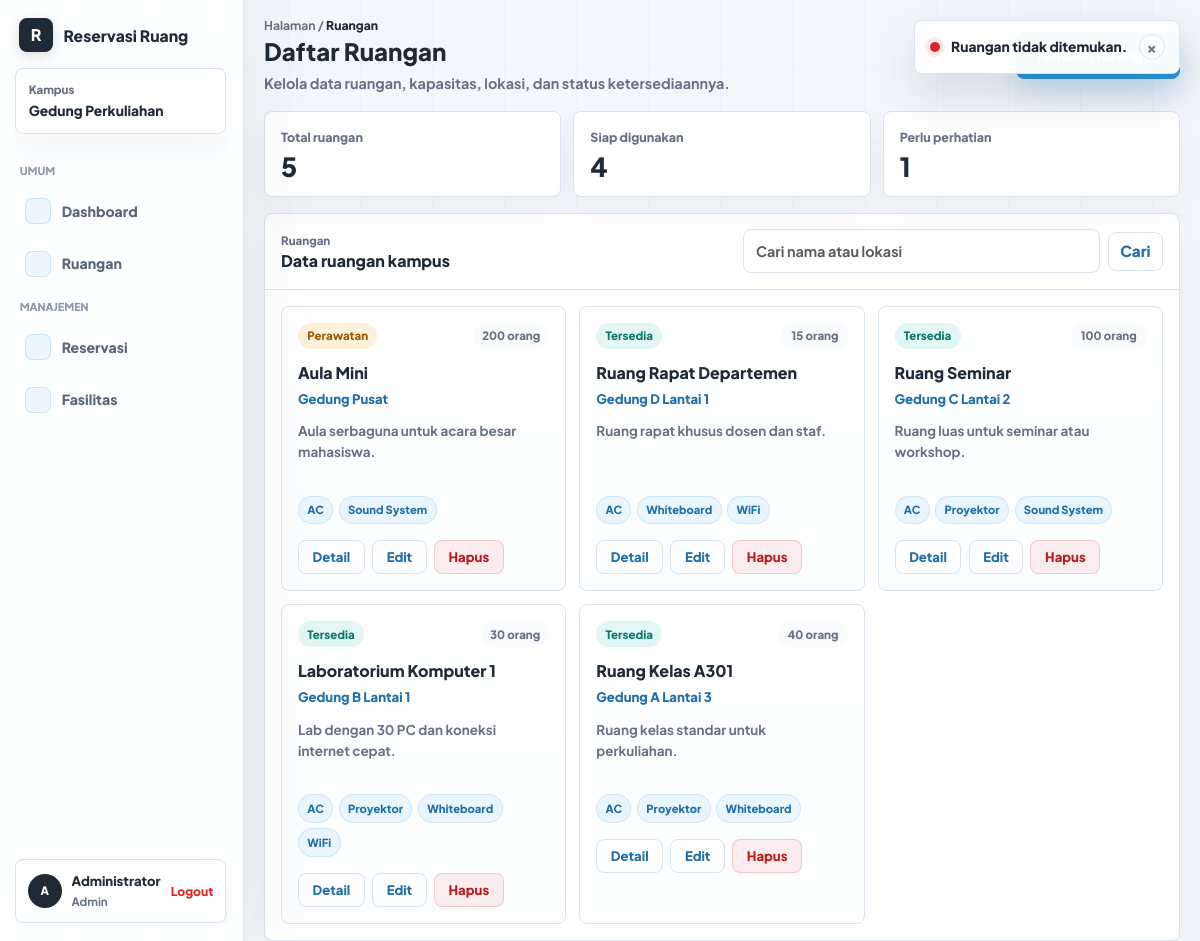
The app's page /pages/rooms.php?error=not_found (signed in) with its own data.
### tables this page shows
CREATE TABLE rooms (
    id INT AUTO_INCREMENT PRIMARY KEY,
    room_name VARCHAR(100) NOT NULL,
    location VARCHAR(150) NOT NULL,
    capacity INT NOT NULL,
    description TEXT NULL,
    status ENUM('available','maintenance','unavailable') NOT NULL DEFAULT 'available',
    created_at TIMESTAMP DEFAULT CURRENT_TIMESTAMP
);

### includes/auth.php (called while the page is built, shortened)
<?php
function is_logged_in() {
    return isset($_SESSION['user_id']);
}
function is_admin() {
    return is_logged_in() && isset($_SESSION['role']) && $_SESSION['role'] === 'admin';
}

### includes/helpers.php (called while the page is built, shortened)
<?php
function e($value)
{
    return htmlspecialchars((string) $value, ENT_QUOTES, 'UTF-8');
}
function base_path()
{
    return '/uas_ppw_s2/';
}
function url($path = '')
{
    return base_path() . ltrim($path, '/');
}

### includes/room_helpers.php (called while the page is built, shortened)
<?php
function bind_params_if_needed($stmt, $types, $params)
{
    if ($types === '' || empty($params)) {
        return;
    }
    $refs = [];
    foreach ($params as $key => $value) {
        $refs[$key] = &$params[$key];
    }
    mysqli_stmt_bind_param($stmt, $types, ...$refs);
}
function fetch_one($conn, $sql, $types = '', $params = [])
{
    $stmt = mysqli_prepare($conn, $sql);
    mysqli_stmt_execute($stmt);
    $result = mysqli_stmt_get_result($stmt);
    return mysqli_fetch_assoc($result) ?: null;
}
function fetch_all_rows($conn, $sql, $types = '', $params = [])
{
    $stmt = mysqli_prepare($conn, $sql);
    bind_params_if_needed($stmt, $types, $params);
    mysqli_stmt_execute($stmt);
    $result = mysqli_stmt_get_result($stmt);
    return mysqli_fetch_all($result, MYSQLI_ASSOC);
}
function fetch_count($conn, $sql, $types = '', $params = [])
{
    $row = fetch_one($conn, $sql, $types, $params);
    return (int) ($row['total'] ?? 0);
}
function room_status_label($status)
{
    $labels = [
        'available' => 'Tersedia',
        'maintenance' => 'Perawatan',
        'unavailable' => 'Tidak Tersedia',
    ];
    return $labels[$status] ?? ucfirst((string) $status);
}
function clean_facility_ids($facilityIds)
{
    $cleanIds = [];
    foreach ($facilityIds as $facilityId) {
        $id = (int) $facilityId;
        if ($id > 0) {
            $cleanIds[$id] = $id;
        }
    }
    return array_values($cleanIds);
}
function fetch_room_facility_map($conn, $roomIds)
{
    $roomIds = clean_facility_ids($roomIds);
    $placeholders = implode(',', array_fill(0, count($roomIds), '?'));
    $types = str_repeat('i', count($roomIds));
    $rows = fetch_all_rows(
        $conn,
        "SELECT room_facilities.room_id, facilities.facility_name
         FROM room_facilities
         INNER JOIN facilities ON facilities.id = room_facilities.facility_id
         WHERE room_facilities.room_id IN ($placeholders)
         ORDER BY facilities.facility_name ASC",
        $types,
        $roomIds
    );
    $facilityMap = [];
    foreach ($rows as $row) {
        $facilityMap[(int) $row['room_id']][] = $row['facility_name'];
    }
    return $facilityMap;
}

### pages/rooms.php (the view, shortened to what this page needs)
<?php
require_once __DIR__ . '/../includes/helpers.php';
require_once __DIR__ . '/../includes/auth.php';
require_once __DIR__ . '/../includes/room_helpers.php';
$isAdmin = is_admin();
$query = trim($_GET['q'] ?? '');
$page = max(1, (int) ($_GET['page'] ?? 1));
$perPage = 6;
$offset = ($page - 1) * $perPage;
$message = $_GET['message'] ?? '';
$error = $_GET['error'] ?? '';
$whereSql = '';
$types = '';
$params = [];
$totalRooms = fetch_count($conn, "SELECT COUNT(*) AS total FROM rooms $whereSql", $types, $params);
$rooms = fetch_all_rows(
    $conn,
    "SELECT id, room_name, location, capacity, description, status
     FROM rooms
     $whereSql
     ORDER BY created_at DESC, id DESC
     LIMIT ? OFFSET ?",
    $types . 'ii',
    array_merge($params, [$perPage, $offset])
);
$roomIds = array_column($rooms, 'id');
$roomFacilityMap = fetch_room_facility_map($conn, $roomIds);
$availableRooms = fetch_count($conn, "SELECT COUNT(*) AS total FROM rooms WHERE status = 'available'");
$maintenanceRooms = fetch_count($conn, "SELECT COUNT(*) AS total FROM rooms WHERE status <> 'available'");
$messages = [
    'created' => 'Ruangan berhasil ditambahkan.',
    'updated' => 'Data ruangan berhasil diperbarui.',
    'deleted' => 'Ruangan berhasil dihapus.',
];
$errors = [
    'not_found' => 'Ruangan tidak ditemukan.',
    'has_reservations' => 'Ruangan tidak dapat dihapus karena sudah memiliki data reservasi.',
    'delete_failed' => 'Ruangan gagal dihapus.',
];
require_once __DIR__ . '/../includes/header.php';
?>
<main class="dashboard-page">
    <div class="dashboard-shell">
        <header class="content-topbar">
            <div>
                <span class="dashboard-crumb">Halaman / <strong>Ruangan</strong></span>
                <h1>Daftar Ruangan</h1>
                <p><?= $isAdmin ? 'Kelola data ruangan, kapasitas, lokasi, dan status ketersediaannya.' : 'Pilih ruangan yang siap digunakan, lalu ajukan jadwal pemakaian.'; ?></p>
            </div>
            <?php if ($isAdmin): ?>
                <a href="<?= url('pages/room-create.php'); ?>" class="btn btn-primary">Tambah Ruangan</a>
            <?php endif; ?>
        </header>
        <?php if (isset($messages[$message]) || isset($errors[$error])): ?>
            <div class="toast-stack" aria-live="polite" aria-atomic="true">
                <?php if (isset($errors[$error])): ?>
                    <div class="app-toast toast-danger" data-toast>
                        <span class="toast-icon"></span>
                        <p><?= e($errors[$error]); ?></p>
                        <button type="button" aria-label="Tutup notifikasi" data-toast-close>&times;</button>
                    </div>
                <?php endif; ?>
            </div>
        <?php endif; ?>
        <section class="room-summary-grid" aria-label="Ringkasan ruangan">
            <article>
                <span>Total ruangan</span>
                <strong><?= e($totalRooms); ?></strong>
            </article>
            <article>
                <span>Siap digunakan</span>
                <strong><?= e($availableRooms); ?></strong>
            </article>
            <article>
                <span>Perlu perhatian</span>
                <strong><?= e($maintenanceRooms); ?></strong>
            </article>
        </section>
        <section class="dashboard-panel rooms-panel">
            <div class="panel-header room-toolbar">
                <div>
                    <span class="panel-kicker">Ruangan</span>
                    <h2>Data ruangan kampus</h2>
                </div>
                <form class="room-search-form" method="get" action="<?= url('pages/rooms.php'); ?>">
                    <input
                        id="room-search"
                        type="search"
                        name="q"
                        class="form-control"
                        value="<?= e($query); ?>"
                        placeholder="Cari nama atau lokasi"
                    >
                    <button type="submit" class="btn btn-outline-primary">Cari</button>
                </form>
            </div>
            <?php if (empty($rooms)): ?>
                <div class="empty-state">
                    <strong>Ruangan tidak ditemukan.</strong>
                    <p>Coba gunakan kata kunci lain atau tambahkan data ruangan baru.</p>
                </div>
            <?php else: ?>
                <div class="rooms-grid">
                    <?php foreach ($rooms as $room): ?>
                        <article class="room-card">
                            <div class="room-card-topline">
                                <span class="room-status status-room-<?= e($room['status']); ?>">
                                    <?= e(room_status_label($room['status'])); ?>
                                </span>
                                <span class="room-capacity"><?= e($room['capacity']); ?> orang</span>
                            </div>
                            <h3><?= e($room['room_name']); ?></h3>
                            <p class="room-location"><?= e($room['location']); ?></p>
                            <p class="room-description">
                                <?= e($room['description'] ?: 'Deskripsi ruangan belum tersedia.'); ?>
                            </p>
                            <div class="room-facility-list">
                                <?php if (empty($roomFacilityMap[$room['id']])): ?>
                                    <span>Fasilitas belum dicatat</span>
                                <?php else: ?>
                                    <?php foreach (array_slice($roomFacilityMap[$room['id']], 0, 4) as $facilityName): ?>
                                        <span><?= e($facilityName); ?></span>
                                    <?php endforeach; ?>
                                <?php endif; ?>
                            </div>
                            <div class="room-card-actions">
                                <a href="<?= url('pages/room-detail.php?id=' . $room['id']); ?>" class="btn btn-outline-primary btn-sm">Detail</a>
                                <?php if ($isAdmin): ?>
                                    <a href="<?= url('pages/room-edit.php?id=' . $room['id']); ?>" class="btn btn-outline-primary btn-sm">Edit</a>
                                    <form method="post" action="<?= url('pages/room-delete.php'); ?>">
                                        <button type="submit" class="btn btn-danger-lite btn-sm" data-confirm="Hapus ruangan ini?">Hapus</button>
                                    </form>
                                <?php elseif ($room['status'] === 'available'): ?>
                                    <a href="<?= url('pages/reservation-create.php?room_id=' . $room['id']); ?>" class="btn btn-primary btn-sm">Ajukan</a>
                                <?php endif; ?>
                            </div>
                        </article>
                    <?php endforeach; ?>
                </div>
            <?php endif; ?>
        </section>
    </div>
</main>
<?php require_once __DIR__ . '/../includes/footer.php'; ?>

### records on screen
rooms: status "Perawatan", capacity "200", room_name "Aula Mini", location "Gedung Pusat", description "Aula serbaguna untuk acara besar mahasiswa.", id "AC", id "Sound System"
rooms: status "Tersedia", capacity "15", room_name "Ruang Rapat Departemen", location "Gedung D Lantai 1", description "Ruang rapat khusus dosen dan staf.", id "AC", id "Whiteboard", id "WiFi"
rooms: status "Tersedia", capacity "100", room_name "Ruang Seminar", location "Gedung C Lantai 2", description "Ruang luas untuk seminar atau workshop.", id "AC", id "Proyektor", id "Sound System"
rooms: status "Tersedia", capacity "30", room_name "Laboratorium Komputer 1", location "Gedung B Lantai 1", description "Lab dengan 30 PC dan koneksi internet cepat.", id "AC", id "Proyektor", id "Whiteboard", id "WiFi"
rooms: status "Tersedia", capacity "40", room_name "Ruang Kelas A301", location "Gedung A Lantai 3", description "Ruang kelas standar untuk perkuliahan.", id "AC", id "Proyektor", id "Whiteboard"

### other values on screen
substr($_SESSION['user_name'] ?? 'P', 0, 1) "A"
$_SESSION['user_name'] "Administrator"
$_SESSION['role'] "Admin"
$errors[$error] "Ruangan tidak ditemukan."
$totalRooms "5"
$availableRooms "4"
$maintenanceRooms "1"
